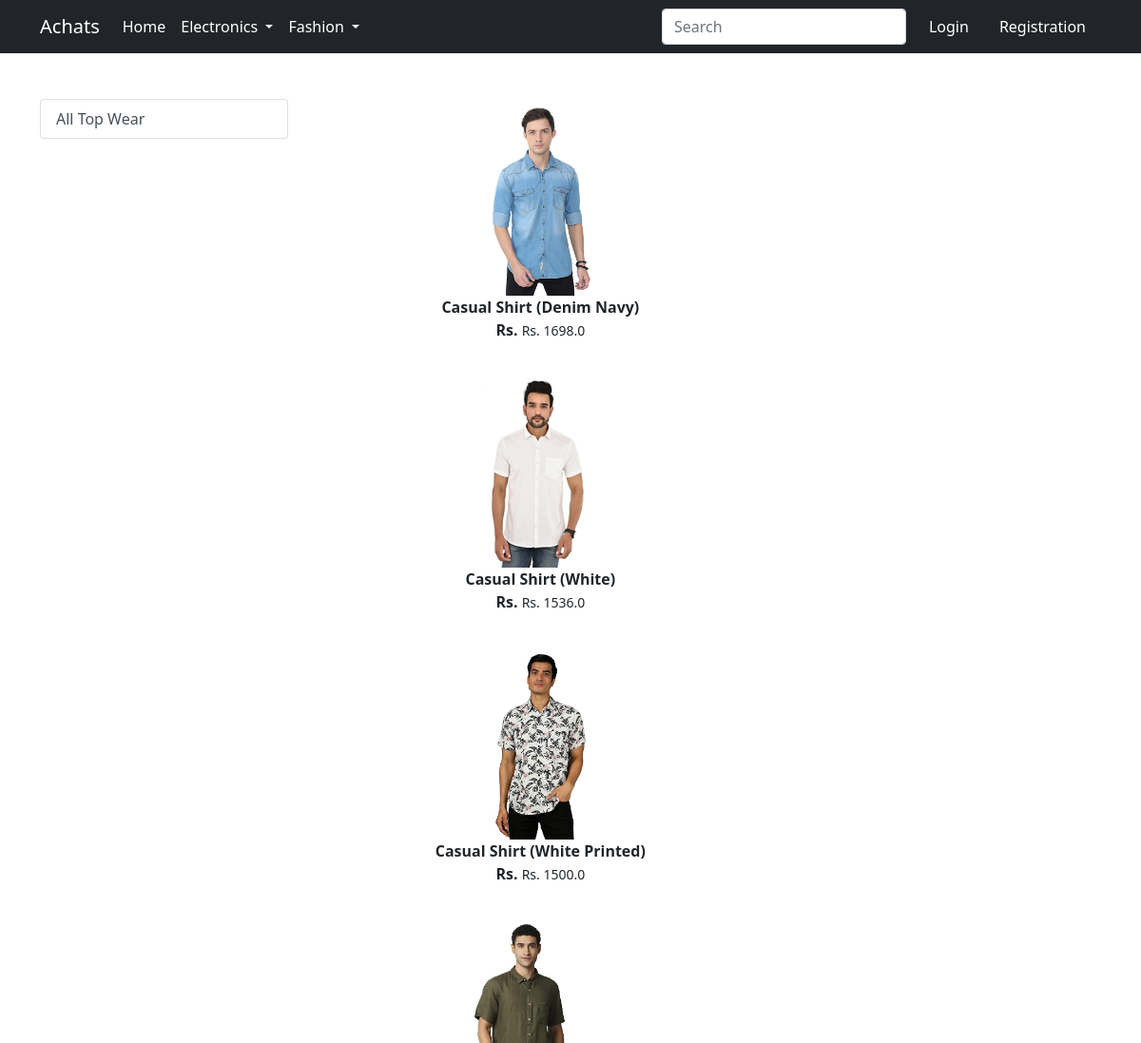
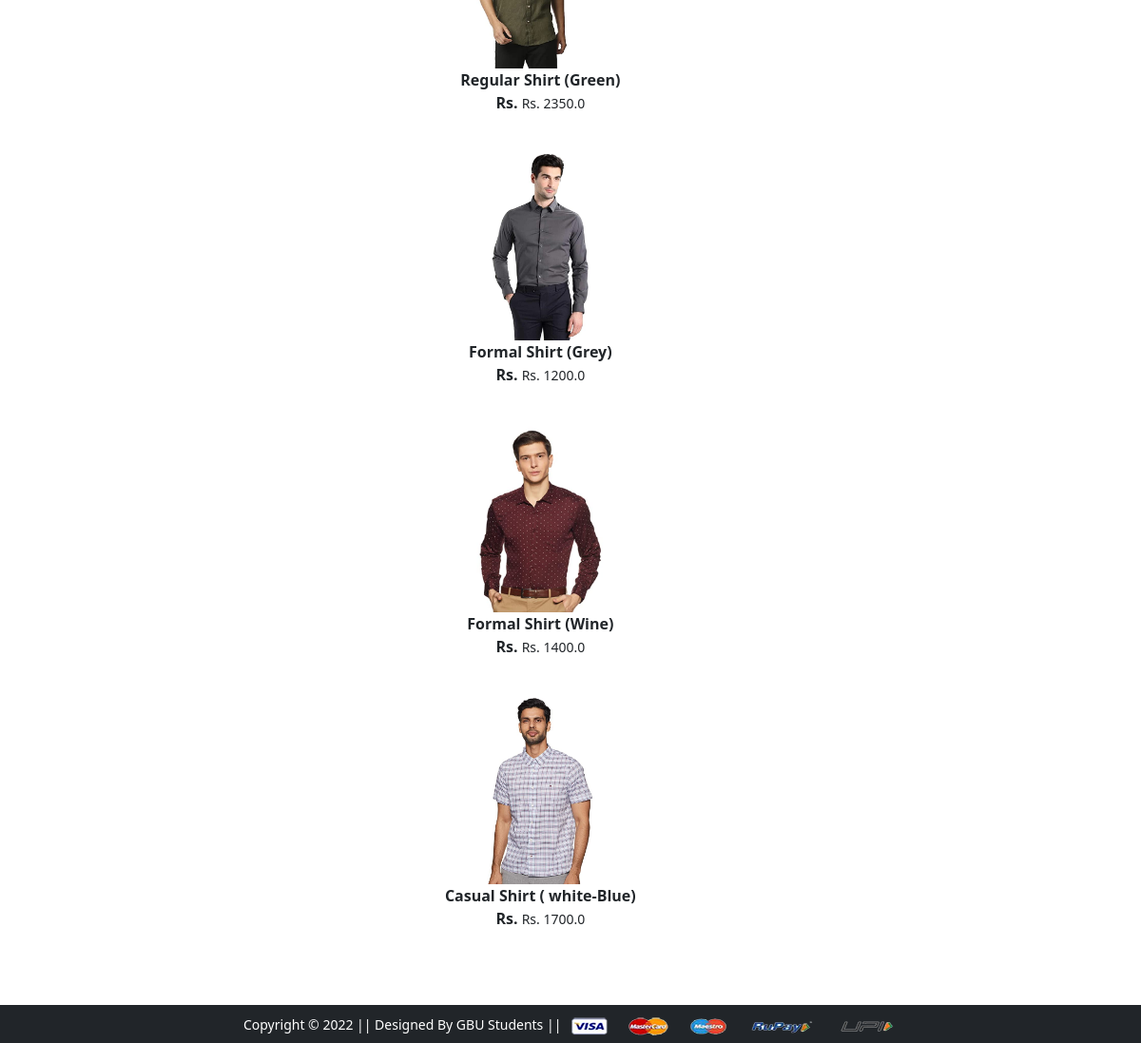
Screenshot of /topwear/ with the database file from the repository (2 pictures, top to bottom).
### app/models.py (models this page shows, shortened)
class Product(models.Model):
 title = models.CharField(max_length=100)
 selling_price = models.FloatField()
 discounted_price = models.FloatField()
 description = models.TextField()
 brand = models.CharField(max_length=100)
 category = models.CharField( choices=CATEGORY_CHOICES, max_length=2)
 product_image = models.ImageField(upload_to='productimg')

### app/views.py (the view)
# urls.py: path('topwear/', views.topwear, name='topwear'),
def topwear(request, data=None):
    if data==None:
        topwears=Product.objects.filter(category='TW')
    return render(request, 'app/topwear.html',{'topwears':topwears})

### app/templates/app/topwear.html (shortened to what this page needs)
{% extends 'app/base.html' %}
{% load static %}
{% block main-content %}
<div class="container my-5">
    <div class="row">
        <div class="col-sm-3">
            <div class='list-group'>
                <a href="{% url 'topwear' %}" class="list-group-item list-group-item-action", areacurrent='true'>All Top Wear</a>
            </div>
        </div>
        <div class="col-sm-8">
            <div class='row'>
                {% for product in topwears %}
                <div class="col-sm-8 text-center mb-4">
                    <a href="{% url 'product-detail' product.id %}" class="btn">
                        <div class="item">
                            <img src="{{product.product_image.url}}" alt="" height="200px" class=''>
                            <div class="fw-bold">{{product.title}}</div>
                            <div class="fw-bold">Rs. {{productdiscounted_price}}<small class="fw-light text-decoretion-line-through">Rs. {{product.selling_price}}</small></div>
                        </div>
                    </a>
                </div>
                {% endfor %}
            </div>
        </div>
    </div>
</div>
{% endblock main-content %}

### rows the page displays
Product: product_image (picture), title "Casual Shirt (Denim Navy)", selling_price "1698.0"
Product: product_image (picture), title "Casual Shirt (White)", selling_price "1536.0"
Product: product_image (picture), title "Casual Shirt (White Printed)", selling_price "1500.0"
Product: product_image (picture), title "Regular Shirt (Green)", selling_price "2350.0"
Product: product_image (picture), title "Formal Shirt (Grey)", selling_price "1200.0"
Product: product_image (picture), title "Formal Shirt (Wine)", selling_price "1400.0"
Product: product_image (picture), title "Casual Shirt ( white-Blue)", selling_price "1700.0"
